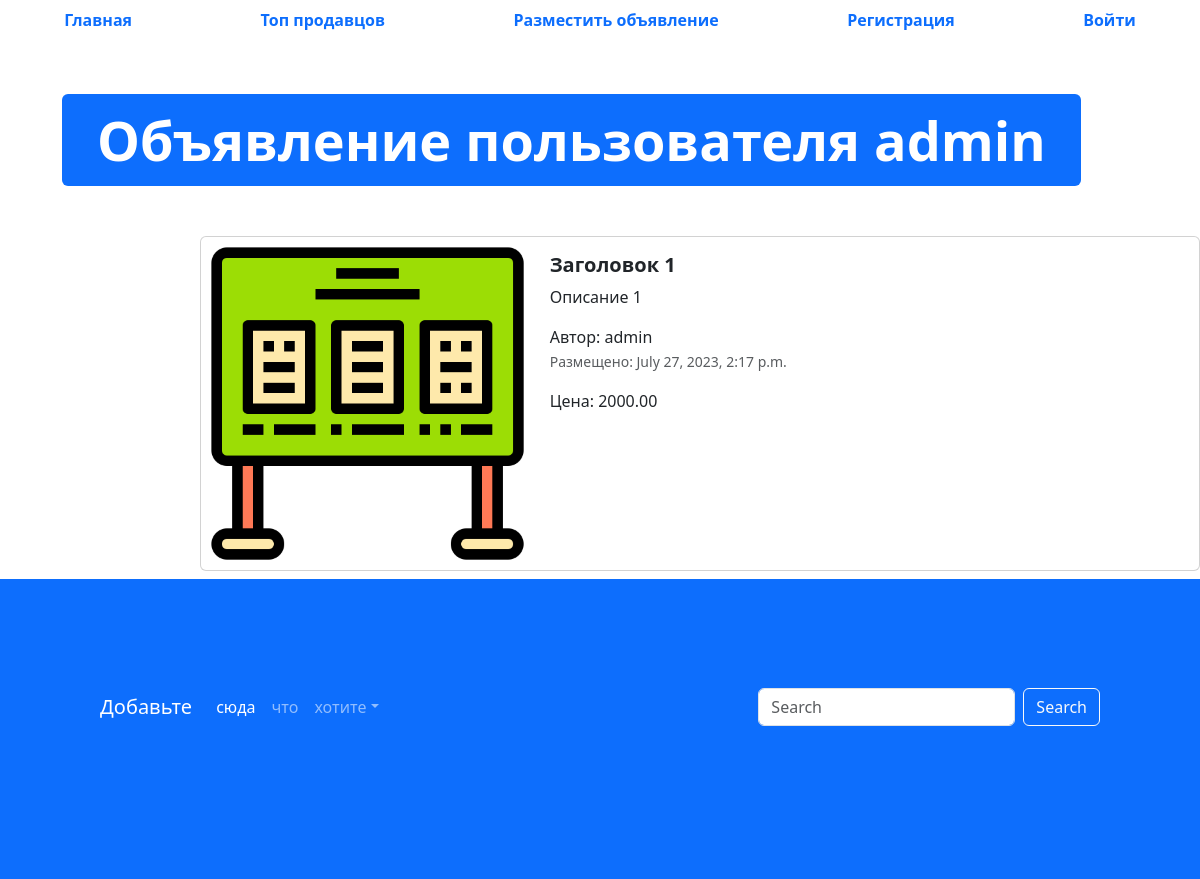
The app's page /advertisement/1 with its own data.
### first_app/models.py (models this page shows, shortened)
class Advertisement(models.Model):
    title = models.CharField('Загаловок', max_length=128)
    description = models.TextField('Описание')
    price = models.DecimalField('Цена', max_digits=10, decimal_places=2)
    auction = models.BooleanField('Торг', help_text='Отметьте, если торг уместен')
    created_date = models.DateTimeField(auto_now_add=True)
    updated_date = models.DateTimeField(auto_now=True)
    user = models.ForeignKey(User, verbose_name='Пользователь', on_delete=models.CASCADE)
    image = models.ImageField('Изображение', upload_to='firstProject/')
    class Meta:
        db_table = 'Advertisement'

### first_app/views.py (the view)
# urls.py: path('advertisement/<int:pk>', advertisement_detail, name='adv_detail')
def advertisement_detail(request, pk):
    advertisement = Advertisement.objects.get(id=pk)
    context = {'adv' : advertisement}
    return render(request, 'first_app/advertisement.html', context)

### templates/first_app/advertisement.html (shortened to what this page needs)
{% extends 'base.html' %}
{% load static %}
{% block content %}
<ul class="nav nav-pills sticky-top bg-white nav-fill">
    <li class="nav-item">
        <a class="nav-link" href="index.html">
            <span style="font-weight: bold;">Главная</span>
        </a>
    </li>
    <li class="nav-item">
        <a class="nav-link" href="top-sellers.html"><span style="font-weight: bold;">Топ продавцов</span>
        </a>
    </li>
    <li class="nav-item">
        <a class="nav-link" href="advertisement-post.html">
            <span style="font-weight: bold;">Разместить объявление</span>
        </a>
    </li>
    {% if user.is_authenticated %}
    <li class="nav-item">
        <a class="nav-link " href="{% url 'profile' %}">
            <span style="font-weight: bold;">Профиль</span>
        </a>
    </li>
    <li class="nav-item">
        <a class="nav-link" href="{% url 'logout' %}">
            <span style="font-weight: bold;">Выйти</span>
        </a>
    </li>
    {% else %}
    <li class="nav-item">
        <a class="nav-link" href="{% url 'register' %}">
            <span style="font-weight: bold;">Регистрация</span>
        </a>
    </li>
    <li class="nav-item">
        <a class="nav-link" href="{% url 'login' %}">
            <span style="font-weight: bold;">Войти</span>
        </a>
    </li>
    {% endif %}
</ul>
<div class="container" style="margin: 50px;">
    <div class="display-2">
        <span class="badge bg-primary">Объявление пользователя {{ adv.user }}</span>
    </div>
</div>
<div class="col offset-2">
    <div class="card mb-2" style="max-width: 1200px; margin-top: 20px;">
        <div class="row g-0">
            <div class="col-md-4">
                <a href="#" class="nav-link">
                    <img src="{% if adv.image %}{{ adv.image.url }}{% else %}{% static 'img/item.png' %}{% endif %}" class="img-fluid rounded-start" alt="Card title">
                </a>
            </div>
            <div class="col">
                <div class="card-body">
                    <h5 class="card-title">
                        <a href="#" class="nav-link"><strong>{{ adv.title }}</strong></a>
                    </h5>
                    <p class="card-text">
                         {{ adv.description }}
                    </p>
                    <span>Автор: {{ adv.user }}</span>
                    <p class="card-text"><small class="text-muted">Размещено: {{ adv.created_date }}</small></p>
                    <span>Цена: {{ adv.price }}</span>
                </div>
            </div>
        </div>
    </div>
</div>
<footer style="padding: 100px; min-height: 300px;" class="bg-primary">
    <nav class="navbar navbar-expand-sm navbar-dark">
        <a class="navbar-brand" href="#">Добавьте</a>
        <div class="collapse navbar-collapse" id="collapsibleNavId">
            <ul class="navbar-nav me-auto mt-2 mt-lg-0">
                <li class="nav-item">
                    <a class="nav-link active" href="#" aria-current="page">сюда</a>
                </li>
                <li class="nav-item">
                    <a class="nav-link" href="#">что</a>
                </li>
                <li class="nav-item dropdown">
                    <a class="nav-link dropdown-toggle" href="#" id="dropdownId" data-bs-toggle="dropdown"
                       aria-haspopup="true"
                       aria-expanded="false">хотите</a>
                </li>
            </ul>
            <form class="d-flex my-2 my-lg-0">
                <input class="form-control me-sm-2" type="text" placeholder="Search">
                <button class="btn btn-outline-light my-2 my-sm-0" type="submit">Search</button>
            </form>
        </div>
    </nav>
</footer>
{% endblock %}

### records on screen
Advertisement: user "admin", title "Заголовок 1", description "Описание 1", created_date "July 27, 2023, 2:17 p.m.", price "2000.00"
